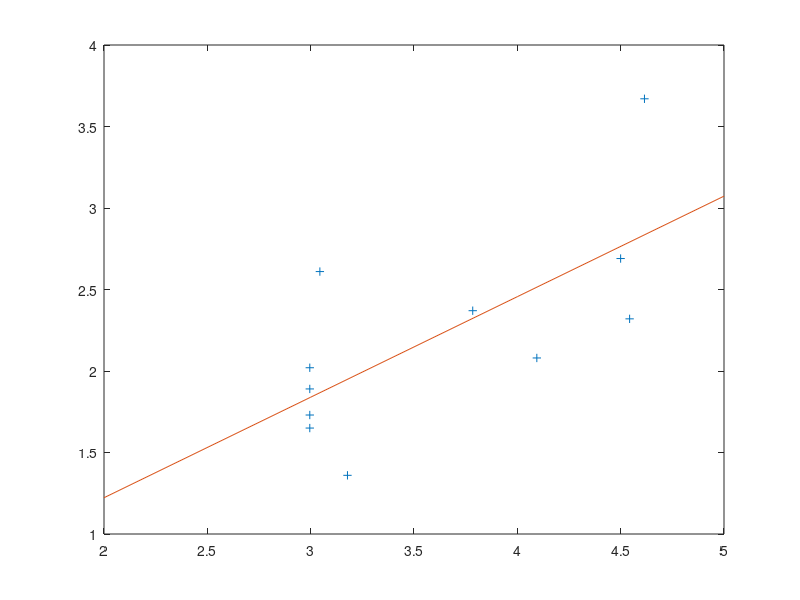

The MATLAB source for this figure:
Light=[20 20 20 20 21 24 44 60 90 94 101]
rmax=[1.73 1.65 2.02 1.89 2.61 1.36 2.37 2.08 2.69 2.32 3.67]
C=polyfit(log(Light),rmax,1)
xvals=2:5;
yhat=polyval(C,xvals);
plot(log(Light),rmax,'+',xvals,yhat)